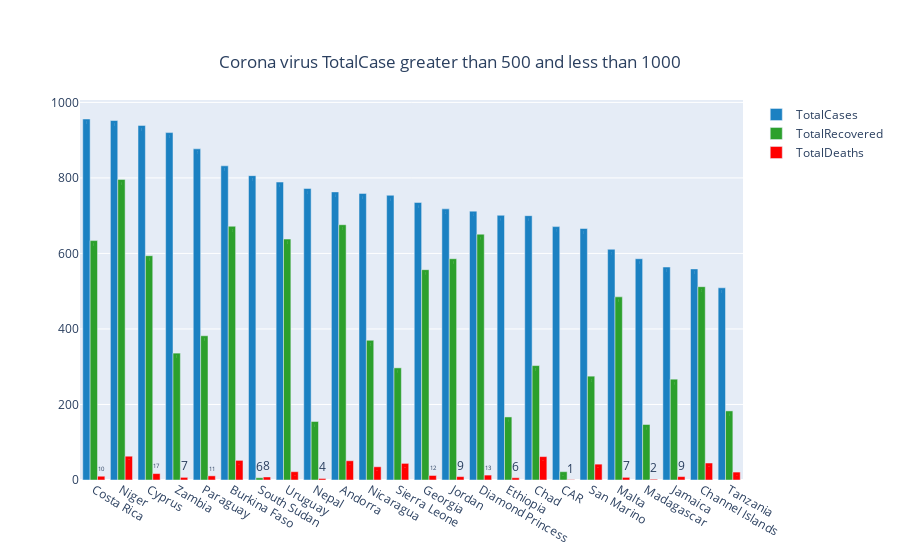

Notebook cell for this chart:
### Code cell
fig = go.Figure()

fig.add_trace(go.Bar(
    x=df["Country,Other"][((df.TotalCases<1000 )&(df.TotalCases>500))],
    y=df.TotalCases[((df.TotalCases<1000 )&(df.TotalCases>500))],
    name='TotalCases',
    marker_color='#1b81c2',
    text=df.TotalCases[((df.TotalCases<1000 )&(df.TotalCases>500))],
    textposition='auto'
))
fig.add_trace(go.Bar(
    x=df["Country,Other"][((df.TotalCases<1000 )&(df.TotalCases>500))],
    y=df["TotalRecovered"][((df.TotalCases<1000 )&(df.TotalCases>500))],
    name='TotalRecovered',
    marker_color='#2ca02c',
    text=df.TotalRecovered[((df.TotalCases<1000 )&(df.TotalCases>500))],
    textposition='auto'
))

fig.add_trace(go.Bar(
    x=df["Country,Other"][((df.TotalCases<1000 )&(df.TotalCases>500))],
    y=df.TotalDeaths[((df.TotalCases<1000 )&(df.TotalCases>500))],
    name='TotalDeaths',
    marker_color='red',
    text=df.TotalDeaths[((df.TotalCases<1000 )&(df.TotalCases>500))],
    textposition='auto'
))
fig.update_layout(
    title={
        'text': "Corona virus TotalCase greater than 500 and less than 1000",
        'y':0.9,
        'x':0.5,
        'xanchor': 'center',
        'yanchor': 'top'})
fig

### Figure 1 — Plotly figure (JSON) as saved in the notebook; plotly's stock layout.template omitted (floating-point values rounded to 4 significant figures)
{"data": [{"marker": {"color": "#1b81c2"}, "name": "TotalCases", "text": [956, 952, 939, 920, 877, 832, 806, 789, 772, 763, 759, 754, 735, 718, 712, 701, 700, 671, 666, 611, 586, 564, 559, 509], "textposition": "auto", "type": "bar", "x": ["Costa Rica", "Niger", "Cyprus", "Zambia", "Paraguay", "Burkina Faso", "South Sudan", "Uruguay", "Nepal", "Andorra", "Nicaragua", "Sierra Leone", "Georgia", "Jordan", "Diamond Princess", "Ethiopia", "Chad", "CAR", "San Marino", "Malta", "Madagascar", "Jamaica", "Channel Islands", "Tanzania"], "y": [956, 952, 939, 920, 877, 832, 806, 789, 772, 763, 759, 754, 735, 718, 712, 701, 700, 671, 666, 611, 586, 564, 559, 509]}, {"marker": {"color": "#2ca02c"}, "name": "TotalRecovered", "text": [634, 796, 594, 336, 382, 672, 6, 638, 155, 676, 370, 297, 557, 586, 651, 167, 303, 22, 275, 485, 147, 267, 512, 183], "textposition": "auto", "type": "bar", "x": ["Costa Rica", "Niger", "Cyprus", "Zambia", "Paraguay", "Burkina Faso", "South Sudan", "Uruguay", "Nepal", "Andorra", "Nicaragua", "Sierra Leone", "Georgia", "Jordan", "Diamond Princess", "Ethiopia", "Chad", "CAR", "San Marino", "Malta", "Madagascar", "Jamaica", "Channel Islands", "Tanzania"], "y": [634, 796, 594, 336, 382, 672, 6, 638, 155, 676, 370, 297, 557, 586, 651, 167, 303, 22, 275, 485, 147, 267, 512, 183]}, {"marker": {"color": "red"}, "name": "TotalDeaths", "text": [10, 63, 17, 7, 11, 52, 8, 22, 4, 51, 35, 44, 12, 9, 13, 6, 62, 1, 42, 7, 2, 9, 45, 21], "textposition": "auto", "type": "bar", "x": ["Costa Rica", "Niger", "Cyprus", "Zambia", "Paraguay", "Burkina Faso", "South Sudan", "Uruguay", "Nepal", "Andorra", "Nicaragua", "Sierra Leone", "Georgia", "Jordan", "Diamond Princess", "Ethiopia", "Chad", "CAR", "San Marino", "Malta", "Madagascar", "Jamaica", "Channel Islands", "Tanzania"], "y": [10, 63, 17, 7, 11, 52, 8, 22, 4, 51, 35, 44, 12, 9, 13, 6, 62, 1, 42, 7, 2, 9, 45, 21]}], "layout": {"title": {"text": "Corona virus TotalCase greater than 500 and less than 1000", "x": 0.5, "xanchor": "center", "y": 0.9, "yanchor": "top"}}}
